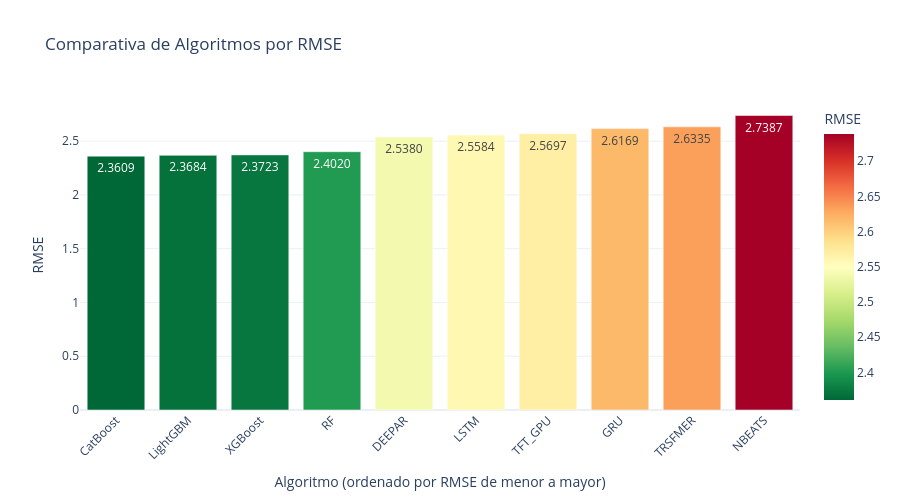

The notebook cell this image was saved under:
### Code cell
# ============================================================================
# GRÁFICO: COMPARATIVA DE ALGORITMOS - MÉTRICA PARAMETRIZABLE
# ============================================================================

# PARÁMETRO: Métrica a visualizar (cambiar aquí para ver otra métrica)
METRICA_GRAFICO = 'RMSE'

# Algoritmos a excluir del gráfico
ALGORITMOS_EXCLUIR_GRAFICO = ['NAIVE', 'MEDIA7']

print("\n" + "="*100)
print(f"📊 GRÁFICO: COMPARATIVA DE ALGORITMOS - {METRICA_GRAFICO}")
print("="*100)

# Obtener datos globales (NDetalle == 'Global', sin Cluster, sin Producto)
df_global_para_grafico = df_resultados_consolidados[
    (df_resultados_consolidados['NDetalle'] == 'Global') &
    (df_resultados_consolidados['Cluster'].isna()) &
    (df_resultados_consolidados['Producto'].isna())
].copy()

# Filtrar algoritmos a excluir
df_grafico_data = df_global_para_grafico[
    ~df_global_para_grafico['Algoritmo'].isin(ALGORITMOS_EXCLUIR_GRAFICO)
].copy()

if df_grafico_data.empty:
    print("⚠️ Sin datos para graficar")
else:
    # Ordenar eje X por RMSE (mejor a peor) independientemente de la métrica seleccionada
    algoritmos_rmse = (
        df_grafico_data.groupby('Algoritmo')['RMSE']
        .mean()
        .sort_values()
        .index
        .tolist()
    )
    df_grafico_data['Algoritmo'] = pd.Categorical(df_grafico_data['Algoritmo'], categories=algoritmos_rmse, ordered=True)
    df_grafico_data = df_grafico_data.sort_values('Algoritmo')
    
    # Crear gráfico de barras
    import plotly.express as px
    
    fig = px.bar(
        df_grafico_data,
        x='Algoritmo',
        y=METRICA_GRAFICO,
        title=f'Comparativa de Algoritmos por {METRICA_GRAFICO}',
        labels={'Algoritmo': 'Algoritmo', METRICA_GRAFICO: METRICA_GRAFICO},
        color=METRICA_GRAFICO,
        color_continuous_scale='RdYlGn_r',
        text=METRICA_GRAFICO,
        height=500
    )
    
    fig.update_traces(textposition='auto', texttemplate='%{text:.4f}')
    fig.update_layout(
        xaxis_title='Algoritmo (ordenado por RMSE de menor a mayor)',
        yaxis_title=METRICA_GRAFICO,
        showlegend=False,
        template='plotly_white',
        hovermode='x unified',
        xaxis=dict(
            tickangle=-45,
            categoryorder='array',
            categoryarray=algoritmos_rmse
        )
    )
    
    fig.show()
    
    print(f"\n✅ Gráfico generado con {len(df_grafico_data)} algoritmos (excluidos: {', '.join(ALGORITMOS_EXCLUIR_GRAFICO)})")
    print(f"💡 Tip: Cambia METRICA_GRAFICO = '{METRICA_GRAFICO}' por otra métrica para ver diferentes comparativas")

### Figure 1 — Plotly figure (JSON) as saved in the notebook; plotly's stock layout.template omitted (floating-point values rounded to 4 significant figures)
{"data": [{"hovertemplate": "Algoritmo=%{x}<br>RMSE=%{marker.color}<extra></extra>", "legendgroup": "", "marker": {"color": [2.361, 2.368, 2.372, 2.402, 2.538, 2.558, 2.57, 2.617, 2.634, 2.739], "coloraxis": "coloraxis", "pattern": {"shape": ""}}, "name": "", "orientation": "v", "showlegend": false, "text": [2.361, 2.368, 2.372, 2.402, 2.538, 2.558, 2.57, 2.617, 2.634, 2.739], "textposition": "auto", "texttemplate": "%{text:.4f}", "type": "bar", "x": ["CatBoost", "LightGBM", "XGBoost", "RF", "DEEPAR", "LSTM", "TFT_GPU", "GRU", "TRSFMER", "NBEATS"], "xaxis": "x", "y": [2.361, 2.368, 2.372, 2.402, 2.538, 2.558, 2.57, 2.617, 2.634, 2.739], "yaxis": "y"}], "layout": {"barmode": "relative", "coloraxis": {"colorbar": {"title": {"text": "RMSE"}}, "colorscale": [[0, "rgb(0,104,55)"], [0.1, "rgb(26,152,80)"], [0.2, "rgb(102,189,99)"], [0.3, "rgb(166,217,106)"], [0.4, "rgb(217,239,139)"], [0.5, "rgb(255,255,191)"], [0.6, "rgb(254,224,139)"], [0.7, "rgb(253,174,97)"], [0.8, "rgb(244,109,67)"], [0.9, "rgb(215,48,39)"], [1, "rgb(165,0,38)"]]}, "height": 500, "hovermode": "x unified", "legend": {"tracegroupgap": 0}, "showlegend": false, "title": {"text": "Comparativa de Algoritmos por RMSE"}, "xaxis": {"anchor": "y", "categoryarray": ["CatBoost", "LightGBM", "XGBoost", "RF", "DEEPAR", "LSTM", "TFT_GPU", "GRU", "TRSFMER", "NBEATS"], "categoryorder": "array", "domain": [0, 1], "tickangle": -45, "title": {"text": "Algoritmo (ordenado por RMSE de menor a mayor)"}}, "yaxis": {"anchor": "x", "domain": [0, 1], "title": {"text": "RMSE"}}}}
